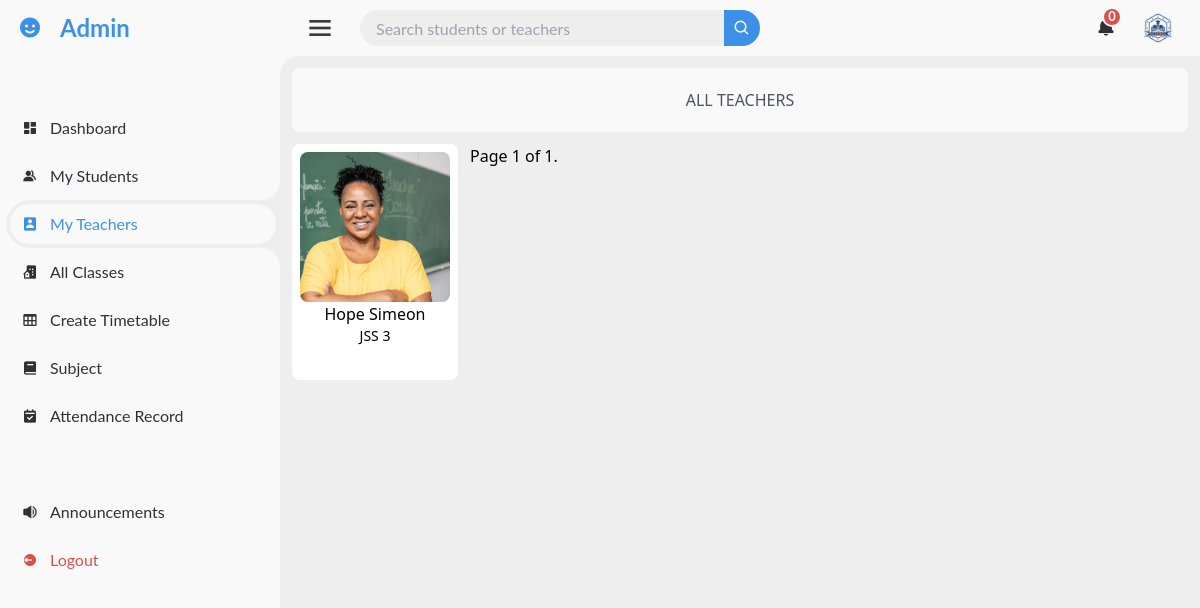
Page /admin_dashboard/myteachers/ (signed in) on the committed database.
### administration/models.py (models this page shows, shortened)
class Teacher(models.Model):
    user = models.OneToOneField(User, on_delete=models.CASCADE, related_name='teacher_profile')
    phone_number = models.CharField(max_length=15)
    subject = models.ManyToManyField(Subject, related_name='teachers')
    home_address = models.TextField()
    classes = models.ManyToManyField(Class, related_name='teacher_classes')
    emergency_contact = models.CharField(max_length=100)

### accounts/models.py (models this page shows, shortened)
class CustomUser(AbstractUser):
    email = models.EmailField(unique=True)
    is_approved = models.BooleanField(default=False)
    is_teacher = models.BooleanField(default=False)
    is_student = models.BooleanField(default=False)
    profile_photo = models.ImageField(upload_to='profile_photo/', default='default.jpg', blank=True, null=True)
    USERNAME_FIELD = 'email'
    REQUIRED_FIELDS = ['first_name', 'last_name']
    objects = CustomUserManager()

### classes/models.py (models this page shows)
class Class(models.Model):
    name = models.CharField(max_length=100)
    subjects = models.ManyToManyField(Subject, related_name='classes')
    def __str__(self):
        return self.name

### pages/views.py (the view)
# urls.py: path('admin_dashboard/myteachers/', myTeacher, name='my_teacher'),
@login_required
def myTeacher(request):
    if not request.user.is_superuser:
        return HttpResponseForbidden("You do not have permission to access this page.")
    teacher = Teacher.objects.all()
    page_obj=paginate_objects(request, teacher, 10)
    context = {
        "page_obj": page_obj
    }
    return render(request, 'dashboards/all_admin_pages/myTeachers.html',context)

### administration/context_processors.py (called while the page is built)
def notifications(request):
    all_notification, total_notifications = get_admin_notification(request.user)
    return {
        'all_notification': all_notification,
        'total_notifications': total_notifications,
    }

### administration/views.py (called while the page is built)
def get_admin_notification(user):
    if user.is_staff:
        teacher_notifications = TeacherNotification.objects.filter(user=user).order_by('-created_at')
        student_notifications = StudentNotification.objects.filter(user=user).order_by('-created_at')
        all_notification = sorted(
            chain(teacher_notifications, student_notifications),
            key=lambda x: x.created_at,
            reverse=True
        )
        total_notifications = (
            teacher_notifications.filter(is_read=False).count() +
            student_notifications.filter(is_read=False).count()
        )
        return all_notification, total_notifications
    return [], 0

### pages/context_processors.py (called while the page is built)
def notifications(request):
    if request.user.is_authenticated:
        all_notifications, unread_notifications_count = get_user_notifications(request.user)
        return {
            'all_notifications': all_notifications,
            'unread_notifications_count': unread_notifications_count,
        }
    return {
        'all_notifications': [],
        'unread_notifications_count': 0,
    }

### pages/views.py (called while the page is built)
def get_user_notifications(user):
    notifications = Notification.objects.filter(user=user).order_by('-created_at')
    if user.is_student:
        grade_notifications = GradeNotification.objects.filter(recipient=user).order_by('-created_at')
    else:
        grade_notifications = []
    all_notifications = sorted(
        chain(notifications, grade_notifications),
        key=attrgetter('created_at'),
        reverse=True
    )
    total_unread_count = (
        notifications.filter(is_read=False).count() +
        (grade_notifications.filter(is_read=False).count() if user.is_student else 0)
    )
    return all_notifications, total_unread_count

def paginate_objects(request, object_list, items_per_page):
    paginator = Paginator(object_list, items_per_page)
    page_number = request.GET.get("page")
    try:
        page_obj = paginator.page(page_number)
    except PageNotAnInteger:
        page_obj = paginator.page(1)
    except EmptyPage:
        page_obj = paginator.page(paginator.num_pages)
    return page_obj

### templates/dashboards/all_admin_pages/myTeachers.html (shortened to what this page needs)
{% extends 'dashboards/all_admin_pages/base.html' %}
{% load static %}
{% block section %}
<div class="m-3 rounded-lg text-black">
    <p class="text-center p-5 mb-3 rounded-lg font-medium text-gray-600" style="background-color: #F9F9F9;">ALL TEACHERS</p>
    <div class="order">
        <div class="flex flex-wrap gap-3">
            {% if page_obj %}
            {% for teachers in page_obj %}
            <a href="{% url 'teacher_detail' user_id=teachers.user.id %}">
                <div class="h-[200px] w-[200px] p-2 rounded-lg flex item-center justify-center text-center font-medium hover:bg-blue-300 hover:text-white bg-white">
                    <div style="width: 150px; height: 220px;">
                    <img src="{{teachers.user.profile_photo.url}}" class="object-cover rounded-lg" style="height: 150px; width: 150px;" alt="{{teachers.user.first_name}} {{teachers.user.last_name}}">
                    <p>{{teachers.user.first_name}} {{teachers.user.last_name}}</p>
                    <p class="text-sm">{{teachers.classes.all|join:", "}}</p>
                    </div>
                </div>
            </a>
            {%endfor%}
            <div class="pagination">
                <span class="step-links">
                    <span class="current">
                        Page {{ page_obj.number }} of {{ page_obj.paginator.num_pages }}.
                    </span>
                </span>
            </div>
            {% else %}
            <p>No teachers available.</p>
            {%endif%}
        </div>
    </div>
</div>
{% endblock %}

### static/css/dashboard.css (style rules this page uses)
* { margin: 0; padding: 0; box-sizing: border-box; }
a { text-decoration: none; }
:root { --poppins: 'Poppins', sans-serif; --lato: 'Lato', sans-serif; --light: #F9F9F9; --blue: #3C91E6; --light-blue: #CFE8FF; --grey: #EEE; --dark-grey: #AAAAAA; --dark: #342E37; --red: #DB504A; --yellow: #FFCE26; --light-yellow: #FFF26C; --orange: #FD7238; --light-orange: #ffc19e; }
html { overflow-x: hidden; }
body { background: var(--grey); }

### rows in the picture
Teacher: user.profile_photo (picture), user.first_name "Hope", user.last_name "Simeon", classes.all "JSS 3"

### other values in the picture
{{ total_notifications }} "0"
{{ page_obj.number }} "1"
{{ page_obj.paginator.num_pages }} "1"
